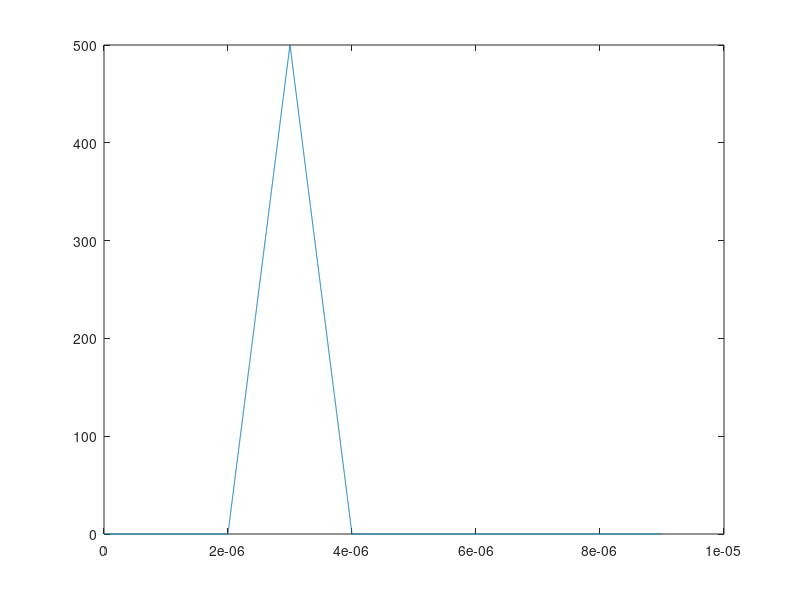

This figure's MATLAB source:
ts = 1e-9;      
T = 1e-5;       
tau = 1e-6;  
t = 0:ts:T;  
t_len=length(t);

c = 300000000;
R=450;

t_d=2*R/c;
alpha=0.5;
signal2 = zeros(t_len);

for n = 0:floor(max(t)/T) 
    start_time = n * T + t_d;     
    end_time = start_time + tau;  
    signal2(t >= start_time & t < end_time) = alpha;
end
N = 0:ts:tau;
correlationBox= ones(1,length(N));
ro= zeros(1,length(t)-length(N));
for i=1:t_len-length(N)
    h=signal2(i:i+length(N)-1);
    ro(i)=sum(correlationBox .* h);
    
end
plot(t(1:t_len-length(N)),ro);
[val,index]=max(ro);
t_d=index*ts;
r=t_d*c/2;
disp(r);